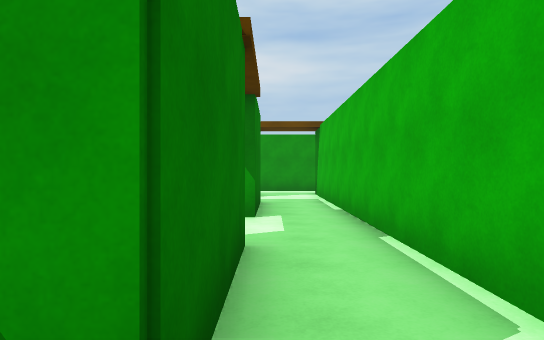
[1] (above)

16 first-person views from a walk through a Unity game level. The camera is 1.4 m above the floor, looks level and sees 75° across. The floor is counted in squares, 2 m on a side. Each view is taken from the middle of a square. On the plan, view 1 faces up. The plan holds only what a view shows up to about 11 squares ahead; the rest is blank. The place goes on beyond the plan. The player character is not drawn. Surface patterns are stand-ins for the level's own textures.

[2]
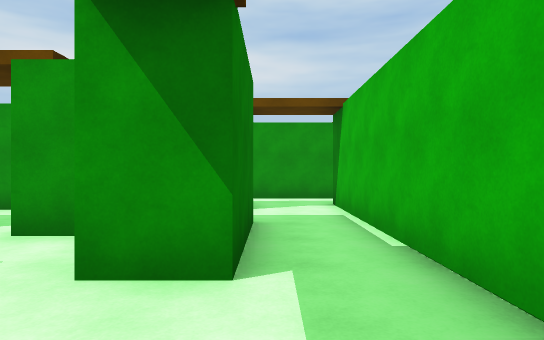

[3]
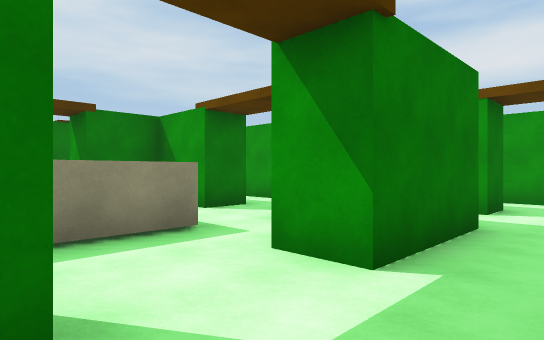

[4]
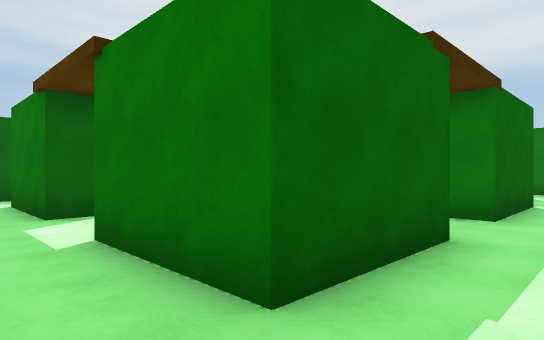

[5]
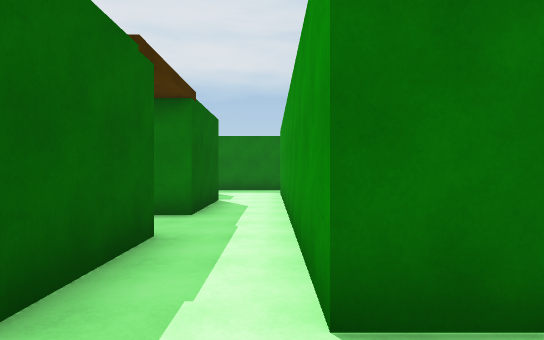

[6]
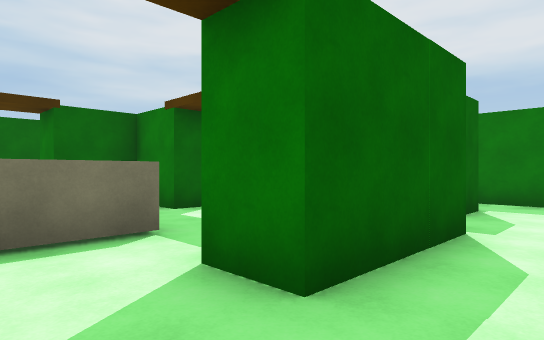

[7]
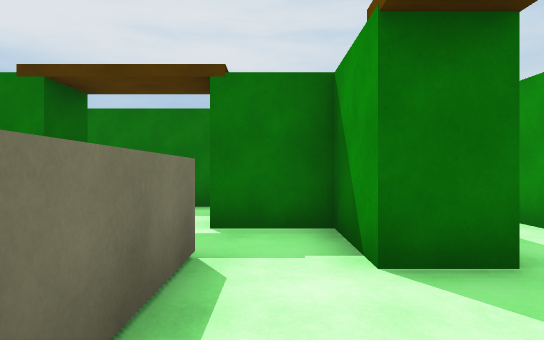

[8]
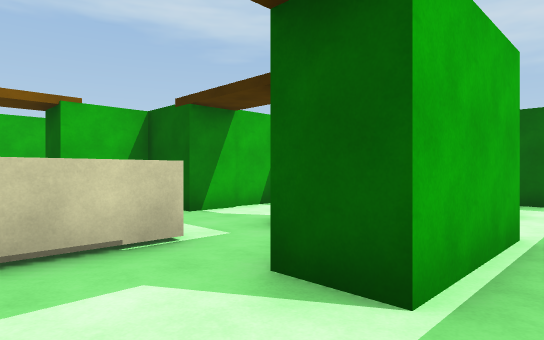

[9]
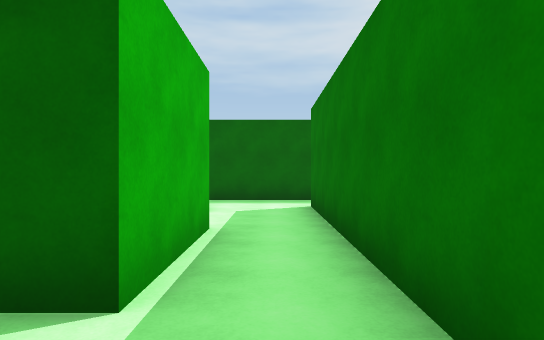

[10]
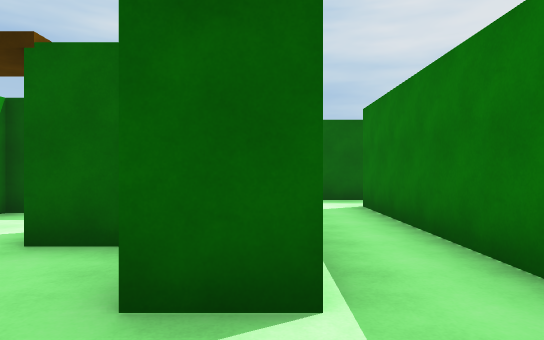

[11]
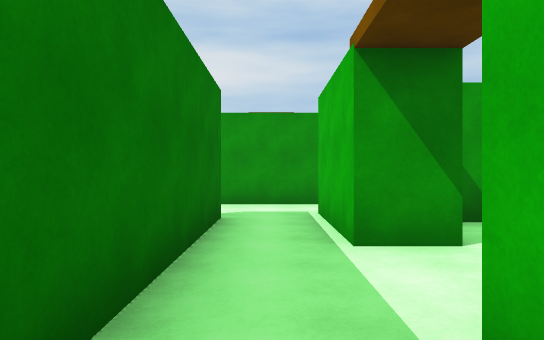

[12]
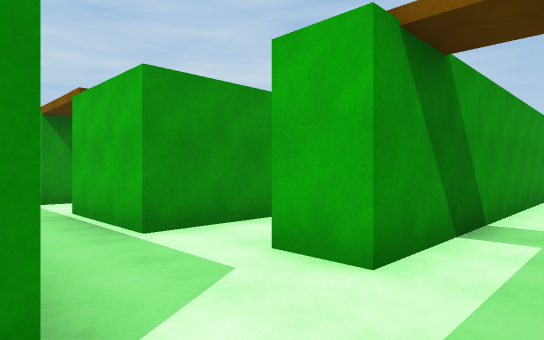

[13]
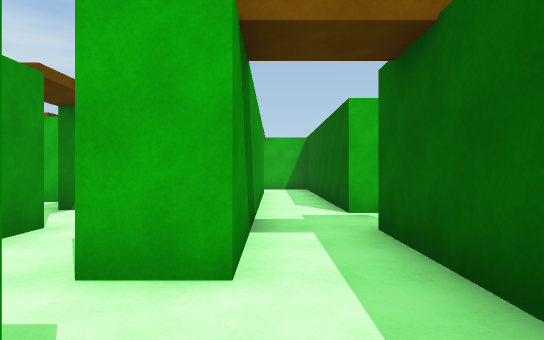

[14]
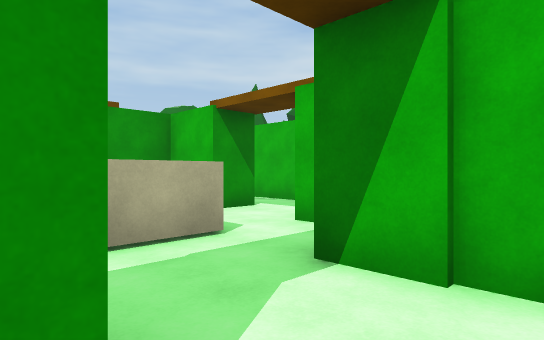

[15]
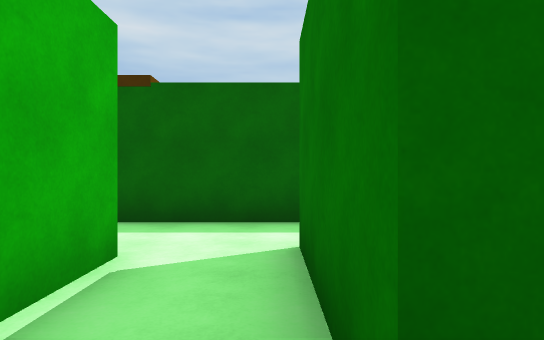

[16]
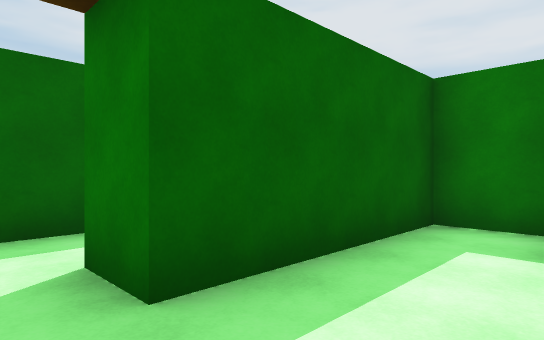

### Floor plan
Ten units are one square. View 1 is at (0, 0); x grows to the right and y downward. Boxes are objects, and circles mark ways between rooms. Rooms are numbered by the first view taken in them; rooms with no view inside come last. Other rooms are left out.
<svg viewBox="-105 -123 132 147">
<path fill="none" stroke="#000" d="M-17 -5 -17 7 22 7M-3 -52 -12 -52M-12 -33 -3 -33 -3 -8M13 -11 13 -55M-5 -102 -5 -93 -25 -93M13 -55 13 -102M-29 -78 -3 -78 -3 -52M-73 -52 -73 -78 -45 -78M-25 -93 -91 -93M-98 -72 -88 -72 -88 -55M-20 -68 -29 -68M-50 -54 -26 -54 -26 -38M-45 -78 -45 -68 -54 -68M-73 -8 -73 -33M-68 18 -68 8M-88 -55 -88 19M-49 -31 -49 -46M-73 -33 -63 -33 -63 -28M-54 -68 -63 -68 -63 -52 -73 -52M11 18 -68 18M22 7 22 18M15 -118 -9 -118M-46 -8 -73 -8M-28 4 -28 -6M-56 -17 -46 -17M-26 -31 -39 -31M-28 -6 -28 -18M-12 -26 -12 -33"/>
<circle cx="5" cy="-25" r="3" fill="#2a7"/>
<circle cx="20" cy="-5" r="3" fill="#2a7"/>
<circle cx="5" cy="-65" r="3" fill="#2a7"/>
<circle cx="-10" cy="-45" r="3" fill="#2a7"/>
<circle cx="-15" cy="-85" r="3" fill="#2a7"/>
<circle cx="5" cy="-100" r="3" fill="#2a7"/>
<circle cx="-35" cy="-70" r="3" fill="#2a7"/>
<circle cx="-80" cy="-65" r="3" fill="#2a7"/>
<circle cx="-90" cy="-85" r="3" fill="#2a7"/>
<circle cx="-50" cy="-60" r="3" fill="#2a7"/>
<circle cx="-20" cy="-40" r="3" fill="#2a7"/>
<circle cx="-70" cy="-45" r="3" fill="#2a7"/>
<circle cx="-75" cy="10" r="3" fill="#2a7"/>
<circle cx="-55" cy="0" r="3" fill="#2a7"/>
<circle cx="-50" cy="-25" r="3" fill="#2a7"/>
<circle cx="-35" cy="-10" r="3" fill="#2a7"/>
<text x="10" y="0">1</text>
<text x="0" y="-40">2</text>
<text x="0" y="-80">3</text>
<text x="-60" y="-80">4</text>
<text x="-30" y="-60">5</text>
<text x="-80" y="-10">6</text>
<text x="-60" y="-40">7</text>
<text x="-100" y="-40">8</text>
<text x="-50" y="0">9</text>
<text x="-40" y="-20">10</text>
</svg>
Room 1 opens to room 2. Room 1 opens to room 8. Room 2 opens to room 3. Room 2 opens to room 5. Room 3 opens to room 4. Room 3 opens to room 8. Room 4 opens to room 5. Room 4 opens to room 6. Room 4 opens to room 8. Room 5 opens to room 7. Room 5 opens to room 10. Room 6 opens to room 7. Room 6 opens to room 8. Room 6 opens to room 9. Room 7 opens to room 10. Room 9 opens to room 10.

Where each view was taken, in squares from view 1:
view 1: 0 up, 0 right, facing up
view 2: 3 up, 0 right, facing up
view 3: 3 up, 1 right, facing up-left
view 4: 9 up, 1 right, facing down-left
view 5: 9 up, 1 right, facing left
view 6: 9 up, 3 left, facing down-left
view 7: 6 up, 2 left, facing left
view 8: 5 up, 8 left, facing down-right
view 9: 5 up, 8 left, facing down
view 10: 5 up, 7 left, facing down
view 11: 2 up, 8 left, facing up
view 12: 3 down, 9 left, facing up-right
view 13: 2 down, 9 left, facing right
view 14: 0 up, 5 left, facing up-right
view 15: 4 up, 0 right, facing down
view 16: 1 up, 3 right, facing down-left
